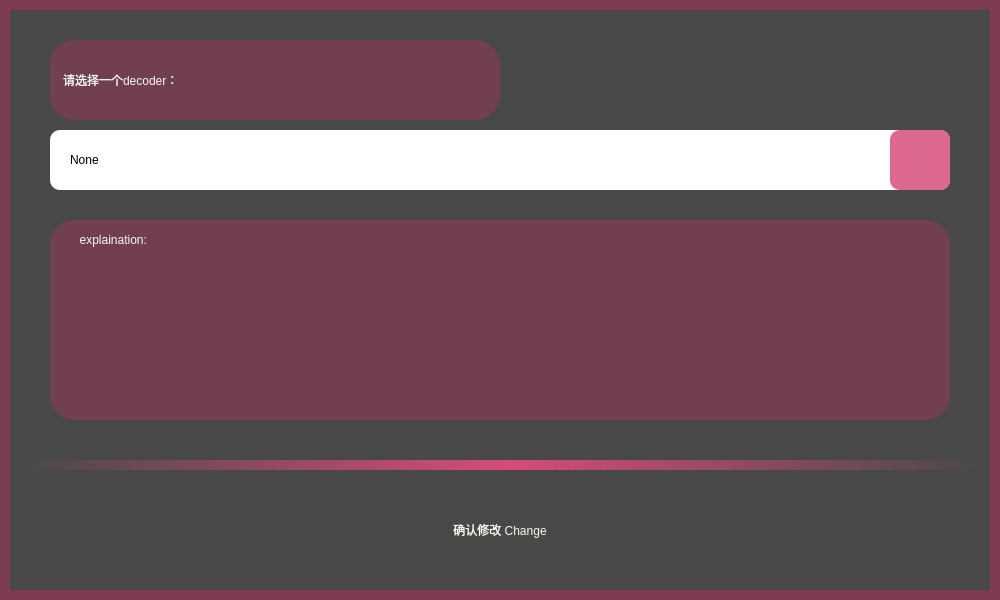
<?xml version="1.0" encoding="UTF-8"?>
<ui version="4.0">
 <class>Dialog</class>
 <widget class="QDialog" name="Dialog">
  <property name="geometry">
   <rect>
    <x>0</x>
    <y>0</y>
    <width>1000</width>
    <height>600</height>
   </rect>
  </property>
  <property name="minimumSize">
   <size>
    <width>1000</width>
    <height>600</height>
   </size>
  </property>
  <property name="maximumSize">
   <size>
    <width>1000</width>
    <height>600</height>
   </size>
  </property>
  <property name="windowTitle">
   <string>Dialog</string>
  </property>
  <widget class="QWidget" name="widget" native="true">
   <property name="geometry">
    <rect>
     <x>0</x>
     <y>0</y>
     <width>1000</width>
     <height>600</height>
    </rect>
   </property>
   <property name="styleSheet">
    <string notr="true">background-color:rgba(26, 27, 24, 200);
border:10px solid rgba(206, 41, 99,100);</string>
   </property>
  </widget>
  <widget class="QLabel" name="label">
   <property name="geometry">
    <rect>
     <x>50</x>
     <y>40</y>
     <width>450</width>
     <height>80</height>
    </rect>
   </property>
   <property name="styleSheet">
    <string notr="true">background-color:rgba(206, 41, 99, 80);
border-radius: 25px;
font: 14pt &quot;Lucida Handwriting&quot;;
color:rgb(248, 248, 242);
padding-left:10px;</string>
   </property>
   <property name="text">
    <string>请选择一个decoder：</string>
   </property>
  </widget>
  <widget class="QPushButton" name="ok_btn">
   <property name="geometry">
    <rect>
     <x>250</x>
     <y>500</y>
     <width>500</width>
     <height>60</height>
    </rect>
   </property>
   <property name="styleSheet">
    <string notr="true">QPushButton{         
	border-radius:30px;
	font: 14pt &quot;Lucida Handwriting&quot;;
	color:rgb(248, 248, 242);      
	padding:6px;             
}

QPushButton:pressed{
	border-color:rgba(249, 38, 114, 250);
	background-color:rgba(249, 38, 114, 255);   
	border:3px solid rgba(249, 38, 114, 250);
	color:rgb(249, 38, 114, 250);
}

QPushButton:hover{
	background-color:rgba(255, 255, 255, 10);
	border:3px solid rgba(249, 38, 114, 200);
	color:rgb(249, 38, 114, 250);
}</string>
   </property>
   <property name="text">
    <string>确认修改 Change</string>
   </property>
  </widget>
  <widget class="QWidget" name="widget_2" native="true">
   <property name="geometry">
    <rect>
     <x>20</x>
     <y>460</y>
     <width>960</width>
     <height>10</height>
    </rect>
   </property>
   <property name="minimumSize">
    <size>
     <width>0</width>
     <height>5</height>
    </size>
   </property>
   <property name="styleSheet">
    <string notr="true">background-color:qlineargradient(spread:pad, x1:0, y1:0, x2:1, y2:0, stop:0 rgba(211, 63, 115, 0), stop:0.506452 rgba(214, 75, 124, 255), stop:1 rgba(206, 41, 99, 0));</string>
   </property>
  </widget>
  <widget class="QLabel" name="explaination_label">
   <property name="geometry">
    <rect>
     <x>50</x>
     <y>220</y>
     <width>900</width>
     <height>200</height>
    </rect>
   </property>
   <property name="styleSheet">
    <string notr="true">background-color:rgba(206, 41, 99, 80);
border-radius: 25px;
font: 12pt &quot;Lucida Handwriting&quot;;
color:rgb(248, 248, 242);
padding:10px;
</string>
   </property>
   <property name="text">
    <string>     explaination:</string>
   </property>
   <property name="alignment">
    <set>Qt::AlignLeading|Qt::AlignLeft|Qt::AlignTop</set>
   </property>
  </widget>
  <widget class="QComboBox" name="comboBox">
   <property name="geometry">
    <rect>
     <x>50</x>
     <y>130</y>
     <width>900</width>
     <height>60</height>
    </rect>
   </property>
   <property name="mouseTracking">
    <bool>false</bool>
   </property>
   <property name="focusPolicy">
    <enum>Qt::ClickFocus</enum>
   </property>
   <property name="styleSheet">
    <string notr="true">QComboBox{
	border-radius:10px;
	font:12pt &quot;Lucida Handwriting&quot;;
	color:#rgb(102, 102, 102);
	padding-left:20px;
}
QComboBox::drop-down{
	subcontrol-origin: padding;
	subcontrol-position: top right;
	width: 60px;
	border-radius:10px;
	background-color:rgba(206, 41, 99, 180);
}
QComboBox::down-arrow{
	image:url(:/imgs/static/down_fill.png);
}

</string>
   </property>
   <property name="currentText">
    <string>None</string>
   </property>
   <property name="iconSize">
    <size>
     <width>32</width>
     <height>32</height>
    </size>
   </property>
   <item>
    <property name="text">
     <string>None</string>
    </property>
   </item>
   <item>
    <property name="text">
     <string>图像解码器1</string>
    </property>
    <property name="icon">
     <iconset resource="src_file.qrc">
      <normaloff>:/imgs/static/modelmini_unhover.png</normaloff>
      <normalon>:/imgs/static/model.png</normalon>
      <activeon>static/model.png</activeon>:/imgs/static/modelmini_unhover.png</iconset>
    </property>
   </item>
   <item>
    <property name="text">
     <string>图像解码器2</string>
    </property>
    <property name="icon">
     <iconset resource="src_file.qrc">
      <normaloff>:/imgs/static/modelmini_unhover.png</normaloff>
      <normalon>:/imgs/static/model.png</normalon>:/imgs/static/modelmini_unhover.png</iconset>
    </property>
   </item>
   <item>
    <property name="text">
     <string>图像解码器3</string>
    </property>
    <property name="icon">
     <iconset>
      <normaloff>static/modelmini_unhover.png</normaloff>
      <normalon>:/imgs/static/model.png</normalon>static/modelmini_unhover.png</iconset>
    </property>
   </item>
  </widget>
  <widget class="QLabel" name="label_2">
   <property name="geometry">
    <rect>
     <x>60</x>
     <y>230</y>
     <width>48</width>
     <height>48</height>
    </rect>
   </property>
   <property name="styleSheet">
    <string notr="true">image:url(:/imgs/static/info_white.png);</string>
   </property>
   <property name="text">
    <string/>
   </property>
  </widget>
 </widget>
 <resources>
  <include location="src_file.qrc"/>
 </resources>
 <connections/>
</ui>
